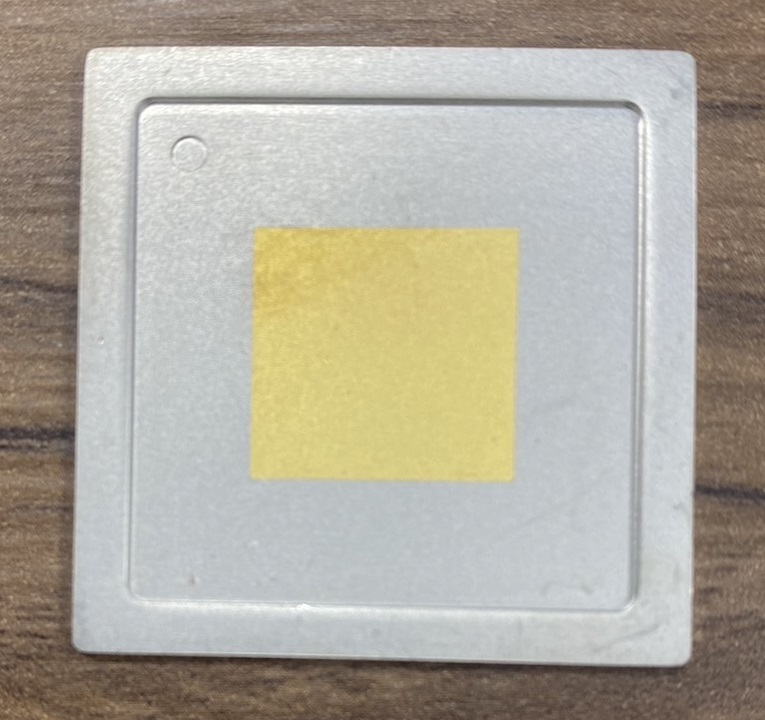
#> input picture project_02/test.jpg, 765 x 720 px
$ python img2gry.py
#> lines starting #> are read from the running program, lines starting #| are printed output that depends on the picture
import cv2
import matplotlib.pyplot as plt

# 讀取彩色圖像
image = cv2.imread('test.jpg')  # 替換為你的圖像路徑
#> image is the input picture: shape (720, 765, 3); mean B, G, R 158.3, 170.8, 175.9

# 將圖像從 BGR 轉換為灰度
gray_image = cv2.cvtColor(image, cv2.COLOR_BGR2GRAY)
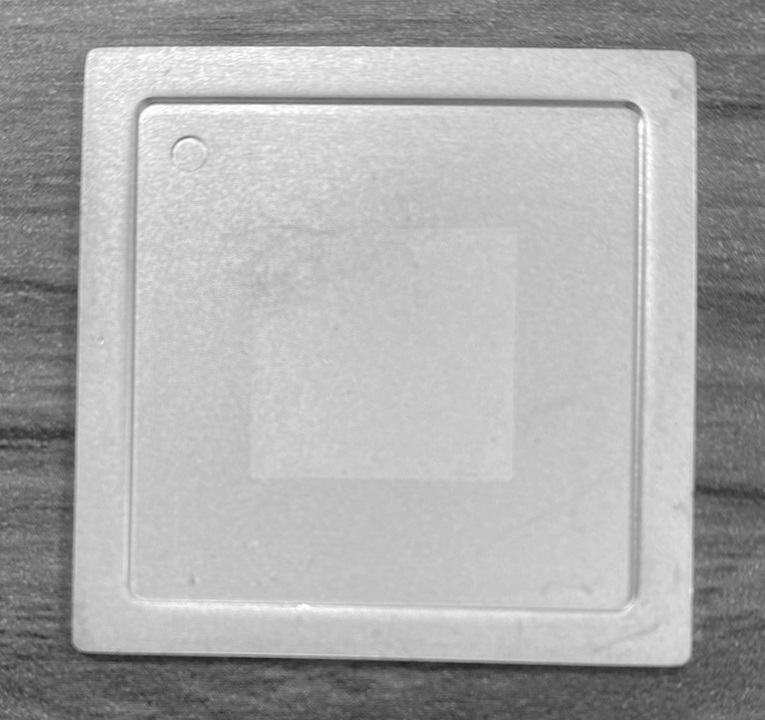
#> gray_image: shape (720, 765); min 30, max 255, mean 170.9

# 顯示原圖和灰度圖像
plt.figure(figsize=(10, 5))

# 灰度圖顯示
plt.subplot(1, 2, 2)
plt.imshow(gray_image, cmap='gray')
plt.title('Gray Image')
plt.axis('off')

plt.show()

# 保存灰度圖像到文件
cv2.imwrite('gray_image.jpg', gray_image)
